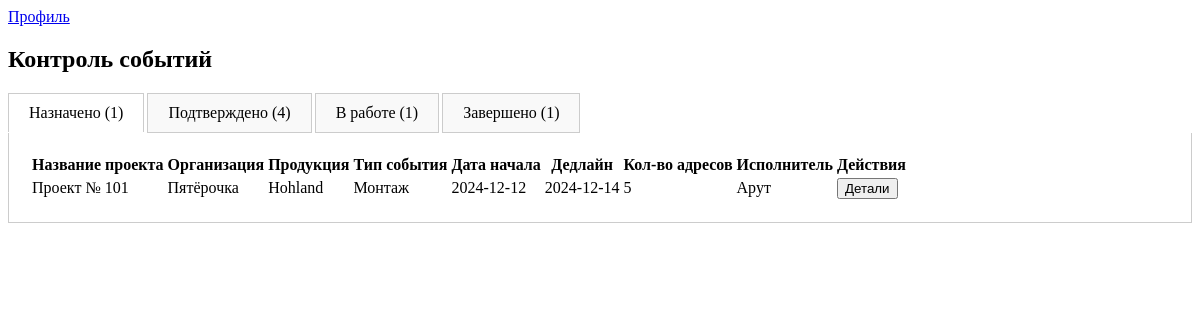
/projects/events/control/ (signed in), run on the app's committed database.
### projects/models.py (models this page shows, shortened)
class Event(models.Model):
    EVENT_TYPES = (
        ('montage', 'Монтаж'),
        ('audit', 'Аудит'),
        ('dismantle', 'Демонтаж'),
    )
    project = models.ForeignKey(Project, related_name='events', on_delete=models.CASCADE)
    event_type = models.CharField(choices=EVENT_TYPES, max_length=20)
    description = models.TextField(blank=True)
    photo_count = models.IntegerField()
    event_date = models.DateField()
    duration_days = models.IntegerField(help_text="Количество дней на выполнение")
    assigned_users = models.ManyToManyField(User, through='EventUser', blank=True, related_name='events_as_assignee')
    def due_date(self):
        return self.event_date + timezone.timedelta(days=self.duration_days)

class Project(models.Model):
    user = models.ForeignKey(User, on_delete=models.CASCADE)  # Убрали null=True
    name = models.CharField(max_length=255)
    description = models.TextField(blank=True)
    excel_file = models.FileField(upload_to='excel/', null=True, blank=True)
    organization = models.CharField(max_length=255, blank=True, null=True)  # Новое поле
    product = models.CharField(max_length=255, blank=True, null=True)  # Новое поле

### rct/models.py (models this page shows)
class ExecutorProfile(models.Model):
    user = models.OneToOneField(User, on_delete=models.CASCADE)
    name = models.CharField(max_length=255, blank=True)
    phone_number = models.CharField(max_length=15, blank=True)
    district_choices = [
        ('САО', 'САО'),
        ('ВАО', 'ВАО'),
        ('ЮАО', 'ЮАО'),
        ('ЗАО', 'ЗАО'),
    ]
    district = models.CharField(max_length=3, choices=district_choices)

### projects/views.py (the view)
# urls.py: path('events/control/', views.events_control, name='events_control'),
@login_required
def events_control(request):
    current_user = request.user
    event_users_by_status = {
        'assigned': EventUser.objects.filter(event__project__user=current_user, status='assigned').order_by('event__event_date'),
        'confirmed': EventUser.objects.filter(event__project__user=current_user, status='confirmed').order_by('event__event_date'),
        'in_progress': EventUser.objects.filter(event__project__user=current_user, status='in_progress').order_by('event__event_date'),
        'completed': EventUser.objects.filter(event__project__user=current_user, status='completed').order_by('event__event_date'),
    }
    event_data_by_status = {}
    status_display_map = dict(EventUser.STATUS_CHOICES)
    for status, events in event_users_by_status.items():
        status_display = status_display_map.get(status, status)
        event_data_by_status[status] = {
            'display': status_display,
            'count': events.count(),
            'events': [
                (
                    e.event,
                    e.event.addresses.filter(assigned_user=e.user).count(),
                    e.user  # добавляем пользователя в кортеж, чтобы показать исполнителя
                )
                for e in events.select_related('user', 'event__project')  # оптимизируем запрос
            ]
        }
    return render(request, 'projects/events_control.html', {
        'event_data_by_status': event_data_by_status,
        'current_user': current_user,
    })

### projects/templates/projects/events_control.html (shortened to what this page needs)
<html>
<head>
    {% load static %}
</head>
<body>
    <a href="{% url 'profile' %}">Профиль</a>
    <h2>Контроль событий</h2>
    <div id="tabs">
        {% for status, data in event_data_by_status.items %}
            <div class="tab {% if forloop.first %}active{% endif %}" data-status="{{ status }}">
                {{ data.display }} ({{ data.count }})
            </div>
        {% endfor %}
    </div>
    <div id="tab-contents">
        {% for status, data in event_data_by_status.items %}
        <div class="tab-content {% if forloop.first %}active{% endif %}" id="content-{{ status }}">
            <table>
                {% if data.events %}
                    <thead>
                        <tr>
                            <th>Название проекта</th>
                            <th>Организация</th>
                            <th>Продукция</th>
                            <th>Тип события</th>
                            <th>Дата начала</th>
                            <th>Дедлайн</th>
                            <th>Кол-во адресов</th>
                            <th>Исполнитель</th>
                            <th>Действия</th>
                        </tr>
                    </thead>
                {% endif %}
                <tbody>
                    {% for event, assigned_address_count, assigned_user in data.events %}
                    <tr data-url="{% url 'event_detail' event.id %}">
                        <td>{{ event.project.name }}</td>
                        <td>{{ event.project.organization }}</td>
                        <td>{{ event.project.product }}</td>
                        <td>{{ event.get_event_type_display }}</td>
                        <td>{{ event.event_date|date:"Y-m-d" }}</td>
                        <td>{{ event.due_date|date:"Y-m-d" }}</td>
                        <td>{{ assigned_address_count }}</td>
                        <td>{{ assigned_user.executorprofile.name|default:assigned_user.email }} <br>
                            {{ assigned_user.executorprofile.phone_number }}</td>
                        <td class="clickable">
                            <button class="data-button">Детали</button>
                        </td>
                    </tr>
                    {% empty %}
                    <tr>
                        <td colspan="9">Нет событий со статусом "{{ data.display|lower }}".</td>
                    </tr>
                    {% endfor %}
                </tbody>
            </table>
        </div>
        {% endfor %}
    </div>
</body>
</html>

### projects/templates/projects/events_control.html (style rules this page uses)
.tab { display: inline-block; padding: 10px 20px; cursor: pointer; border: 1px solid #ccc; margin-right: -1px; background-color: #f9f9f9; }
.tab.active { background-color: #fff; border-bottom: none; }
.tab-content { display: none; padding: 20px; border: 1px solid #ccc; border-top: none; }
.tab-content.active { display: block; }

### data on the page
Event: project.name "Проект № 101", project.organization "Пятёрочка", project.product "Hohland", event_type "Монтаж", event_date "2024-12-12", due_date "2024-12-14", assigned_address_count "5", executorprofile.name "Арут"

### other printed values
{{ data.display }} "Назначено" "Подтверждено" "В работе" "Завершено"
{{ data.count }} "1" "4" "1" "1"
